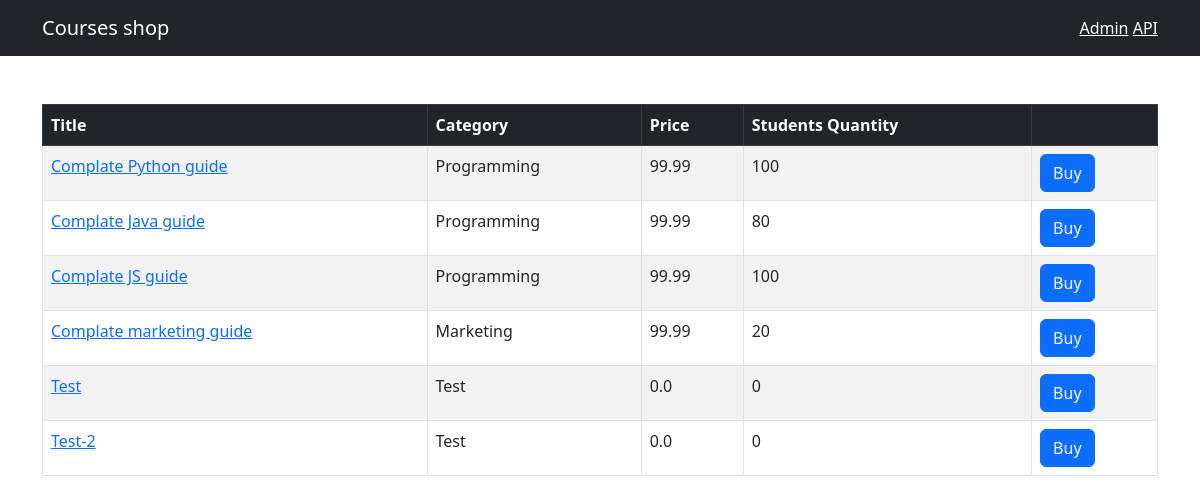
The page / on the database its author committed.
### shop/models.py (models this page shows, shortened)
class Course(models.Model):
    title = models.CharField(max_length=255)
    price = models.FloatField(null=True)
    students_qty = models.IntegerField()
    reviews_qty = models.IntegerField()
    category = models.ForeignKey(Category, on_delete=models.CASCADE, null=True)#
    created_at = models.DateTimeField(default=timezone.now)

class Category(models.Model):
    title = models.CharField(max_length=255)
    created_at = models.DateTimeField(default=timezone.now)
    def __str__(self):
        return self.title

### shop/views.py (the view)
# urls.py: path('', include(api.urls), name='index'),
def index(request):
    courses = Course.objects.all()
    return render(request, 'shop/courses.html', {'courses':courses})

### templates/shop/courses.html (shortened to what this page needs)
{% extends 'base.html' %}
{% block content %}
<table class ='table mt-5 table-bordered table-striped table table-hover '>
    <thead class ='table-dark'>
    <tr>
        <th>Title</th>
        <th>Category</th>
        <th>Price</th>
        <th>Students Quantity</th>
        <th></th>
    </tr>
    </thead>
    <tbody>
    {% for course in courses %}
    <tr>
        <td>
            <a href={% url "shop:single_course" course.id %}>{{course.title}}</a>
        </td>
        <td>{{course.category}}</td>
        <td>{{course.price}}</td>
        <td>{{course.students_qty}}</td>
        <td><button class="btn btn-primary">Buy</button></td>
    </tr>
    {% endfor %}
    </tbody>
    </table>
{% endblock %}

### rows shown on the page
Course: title "Complate Python guide", category "Programming", price "99.99", students_qty "100"
Course: title "Complate Java guide", category "Programming", price "99.99", students_qty "80"
Course: title "Complate JS guide", category "Programming", price "99.99", students_qty "100"
Course: title "Complate marketing guide", category "Marketing", price "99.99", students_qty "20"
Course: title "Test", category "Test", price "0.0", students_qty "0"
Course: title "Test-2", category "Test", price "0.0", students_qty "0"
